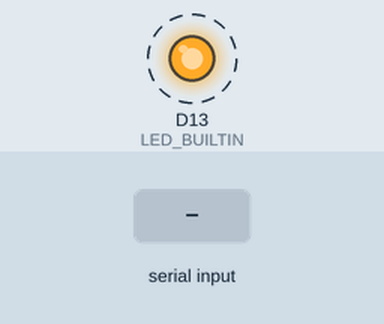
Bench run of a program on a simulated STM32 Nucleo. On the bench: output pins drawn as LEDs (lit = HIGH). Dashed ring = blinking. The inputs (shaded band) are chosen by the test bench. The modem accepts every AT command (registered, SIM ready, sends succeed) and sends nothing else; what the program prints to the serial monitor is not drawn.

Above: at 0.6 s.
1.6 s: "1\n" received over Serial
Timing chart, 0 to 10.6 s (numbered marks = the images above; inputs shaded):
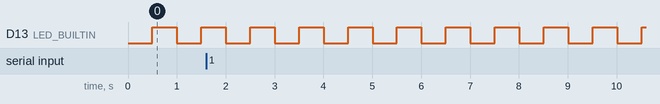

Measured:
- by itself, D13 (LED_BUILTIN): alternates HIGH for 0.50 s and LOW for 0.50 s

The program:

main.cpp
```cpp
#include <Arduino.h>

// PC debug terminal over ST-LINK VCP
#define PC_PORT Serial
// NB-IoT module UART: USART1 RX=PA10(D2), TX=PA9(D8)
HardwareSerial nbiotUart(PA10, PA9);
#define NBIOT_PORT nbiotUart

static char cmdBuf[192];
static size_t cmdLen = 0;
static uint32_t lastBlinkMs = 0;
static uint32_t lastProbeMs = 0;
static bool ledState = false;

static void sendLineToNbiot(const char *s)
{
  PC_PORT.print("\r\n[TX] ");
  PC_PORT.println(s);

  NBIOT_PORT.write((const uint8_t *)s, strlen(s));
  NBIOT_PORT.write('\r');
}

static void sendCommandLine()
{
  if (cmdLen == 0) {
    return;
  }

  cmdBuf[cmdLen] = '\0';
  sendLineToNbiot(cmdBuf);

  cmdLen = 0;
  PC_PORT.print("> ");
}

void setup()
{
  pinMode(LED_BUILTIN, OUTPUT);
  digitalWrite(LED_BUILTIN, LOW);

  PC_PORT.begin(115200);
  NBIOT_PORT.begin(115200);

  delay(300);
  PC_PORT.println();
  PC_PORT.println("=== NB-IoT Console ===");
  PC_PORT.println("NB UART: USART1 (TX=PA9/D8, RX=PA10/D2), 115200 8N1");
  PC_PORT.println("Type AT command and press Enter. Example: ATI, AT, AT+CSQ");
  PC_PORT.println("Auto probe: send AT every 3 seconds");
  PC_PORT.print("> ");
}

void loop()
{
  while (PC_PORT.available() > 0) {
    int c = PC_PORT.read();
    if (c < 0) {
      continue;
    }

    if (c == '\r' || c == '\n') {
      sendCommandLine();
      continue;
    }

    if ((c == 0x08 || c == 0x7F) && cmdLen > 0) {
      cmdLen--;
      PC_PORT.print("\b \b");
      continue;
    }

    if (cmdLen < (sizeof(cmdBuf) - 1U)) {
      cmdBuf[cmdLen++] = (char)c;
      PC_PORT.write((char)c);
    }
  }

  while (NBIOT_PORT.available() > 0) {
    int c = NBIOT_PORT.read();
    if (c >= 0) {
      if (c == '\r') {
        continue;
      }
      PC_PORT.write((char)c);
    }
  }

  if ((millis() - lastProbeMs) >= 3000) {
    lastProbeMs = millis();
    sendLineToNbiot("AT");
  }

  if ((millis() - lastBlinkMs) >= 500) {
    lastBlinkMs = millis();
    ledState = !ledState;
    digitalWrite(LED_BUILTIN, ledState ? HIGH : LOW);
  }
}
```
